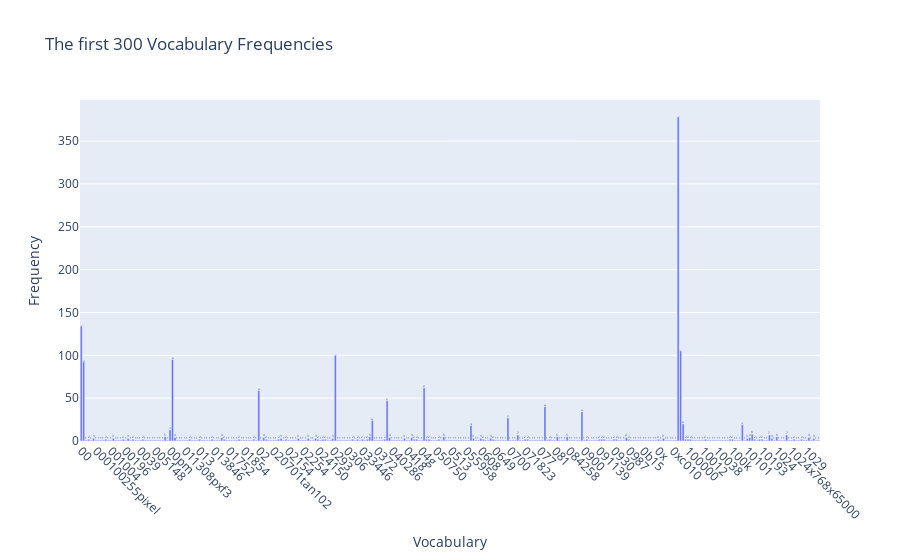

The notebook cell saved with this chart:
### Markdown cell above
### >>> **Exercise 13 (take home):**
If you want a nicer interactive visualization here, I would encourage you try to install and use plotly to achieve this.

### Code cell
# Answer here

import plotly.express as px

data = pd.DataFrame({
    'Vocabulary': count_vect.get_feature_names_out()[:300],
    'Frequency': term_frequencies[:300]
})

fig = px.bar(data, x = 'Vocabulary', y = 'Frequency', text = 'Frequency', title = 'The first 300 Vocabulary Frequencies')
fig.update_traces(texttemplate='%{text}', textposition='outside')
fig.update_layout(xaxis_tickangle=45)
fig.show()

# x -> the value in x-axis is data['Vocabulary'].
# y -> the value in y-axis is data['Frequency'].
# text -> the text on the each bat is data['Frequency'].
# You can use the button on the up-right to zoom in or zoom out, or select the region which you interesting and it will be zoom in.

### Figure 1 — Plotly figure (JSON) as saved in the notebook; plotly's stock layout.template omitted (floating-point values rounded to 4 significant figures; data arrays with more than 128 entries replaced by an {"elided": "..."} marker saying what was removed)
{"data": [{"alignmentgroup": "True", "hovertemplate": "Vocabulary=%{x}<br>Frequency=%{text}<extra></extra>", "legendgroup": "", "marker": {"color": "#636efa", "pattern": {"shape": ""}}, "name": "", "offsetgroup": "", "orientation": "v", "showlegend": false, "text": {"elided": "300 int values"}, "textposition": "outside", "texttemplate": "%{text}", "type": "bar", "x": {"elided": "300 str values"}, "xaxis": "x", "y": {"elided": "300 int values"}, "yaxis": "y"}], "layout": {"barmode": "relative", "legend": {"tracegroupgap": 0}, "title": {"text": "The first 300 Vocabulary Frequencies"}, "xaxis": {"anchor": "y", "domain": [0, 1], "tickangle": 45, "title": {"text": "Vocabulary"}}, "yaxis": {"anchor": "x", "domain": [0, 1], "title": {"text": "Frequency"}}}}
